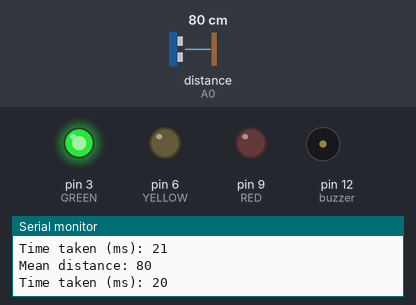
Simulated run of this sketch. Board: Arduino Uno, built with avr-gcc and run on an emulated ATmega328P. On the bench: output pins drawn as LEDs (lit = HIGH), buzzer (waves = sounding), the last lines printed to the serial monitor. Inputs (shaded band) come from the test bench; at power-on: distance to the obstacle (sensor on A0) 80 cm.

Above: at 1.8 s.
1.9 s: distance to the obstacle (sensor on A0) set to 54 cm
3.4 s: distance to the obstacle (sensor on A0) set to 45 cm
At 5.0 s:
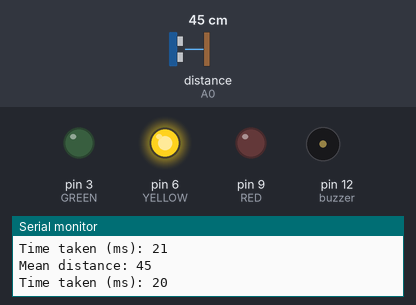
6.5 s: distance to the obstacle (sensor on A0) set to 2 cm
At 9.4 s:
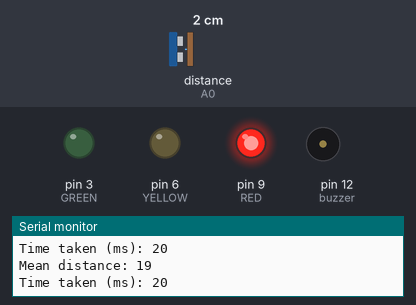
9.6 s: distance to the obstacle (sensor on A0) set to 35 cm
At 10.6 s:
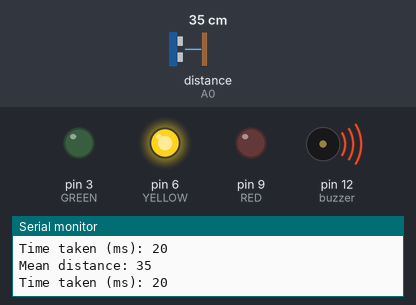
12.7 s: distance to the obstacle (sensor on A0) set to 4 cm
At 14.99 s:
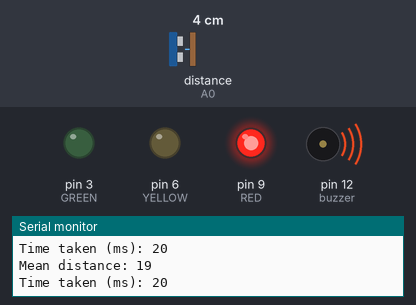
Timing chart, 0 to 16.8 s (numbered marks = the images above; inputs shaded):
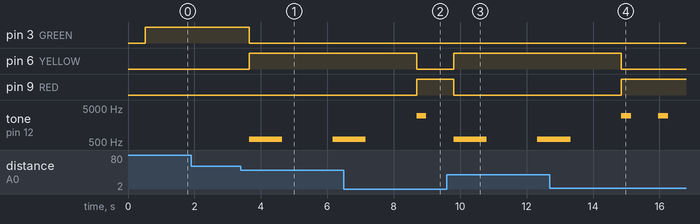

Measured:
- the behaviour switches between 50 and 49 cm on distance to the obstacle (sensor on A0) (found by bisection; images 0 and 1)
- after the input at 3.4 s, pin 3 (GREEN): HIGH → LOW after 0.24 s; pin 6 (YELLOW): LOW → HIGH after 0.24 s; tone on pin 12 (buzzer): silent → 600 Hz after 0.24 s, → silent 1.0 s later, → 600 Hz 1.5 s later
- after the input at 6.5 s, pin 6 (YELLOW): HIGH → LOW after 2.2 s; pin 9 (RED): LOW → HIGH after 2.2 s
- after the input at 9.6 s, pin 6 (YELLOW): LOW → HIGH after 0.21 s; pin 9 (RED): HIGH → LOW after 0.21 s
- after the input at 12.7 s, pin 6 (YELLOW): HIGH → LOW after 2.1 s; pin 9 (RED): LOW → HIGH after 2.1 s

The sketch:

toka.ino
```cpp
#include <SharpIR.h>

#define ir A0

#define model 20150

int GREEN=3;
int YELLOW=6;
int RED=9;
const int buzzer = 12;

SharpIR SharpIR(ir, model);

void setup() {

  Serial.begin(9600);

  pinMode(GREEN,OUTPUT);
  pinMode(YELLOW,OUTPUT);
  pinMode(RED,OUTPUT);
  pinMode(buzzer, OUTPUT);
}

void loop() {
  delay(500);

  unsigned long pepe1=millis();

  int dis=SharpIR.distance();


  Serial.print("Mean distance: ");
  Serial.println(dis);

  unsigned long pepe2=millis()-pepe1;
  Serial.print("Time taken (ms): ");
  Serial.println(pepe2);
if (dis< 30)
  {
  digitalWrite(RED,HIGH);
digitalWrite(YELLOW,LOW);
   digitalWrite(GREEN,LOW);
  tone(buzzer, 3000);
  delay(300);
  noTone(buzzer);
  delay(300);


}
   else if (dis > 30&&dis< 50 )
   {
    digitalWrite(YELLOW,HIGH);
    digitalWrite(RED,LOW);
    digitalWrite(GREEN,LOW);

  tone(buzzer, 600);
  delay(1000);
  noTone(buzzer);
  delay(1000);


    }
    else if (dis > 50){

    digitalWrite(YELLOW,LOW);
    digitalWrite(GREEN,HIGH);
    digitalWrite(RED,LOW);


}
}
```
